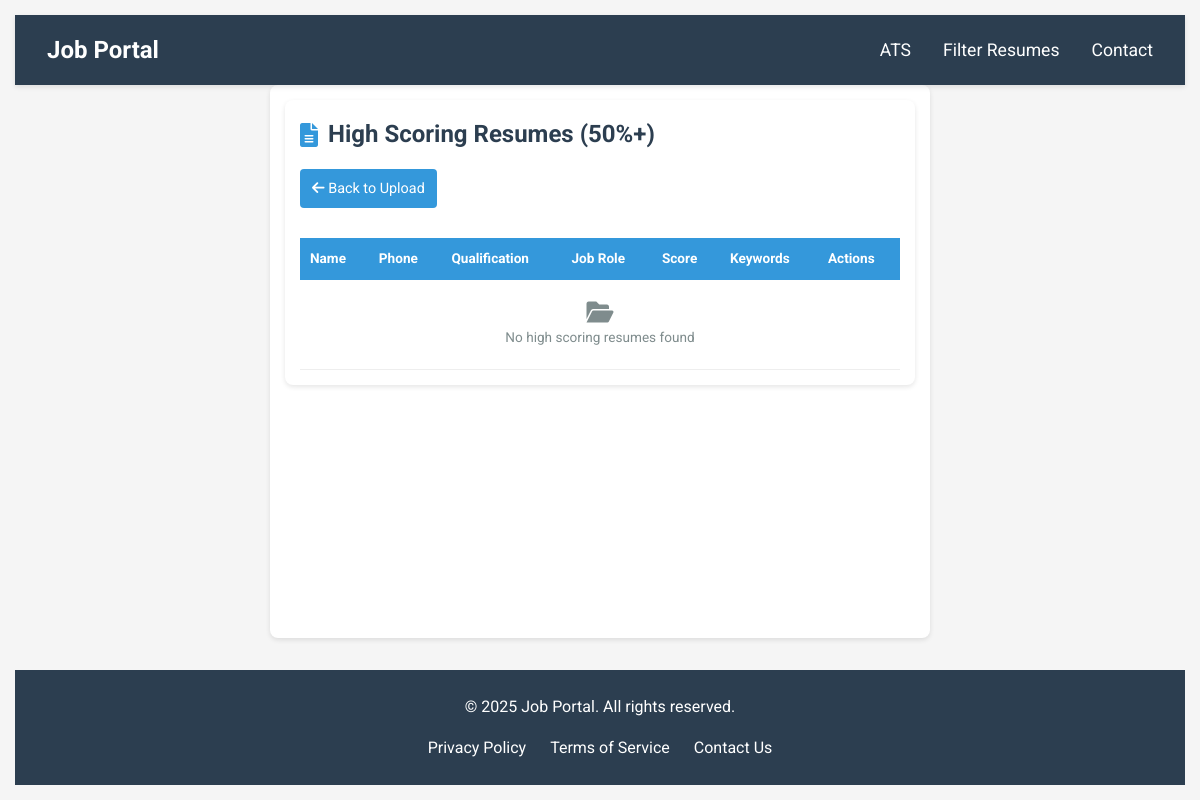
Before: /high_score_resumes/ with the older database file.
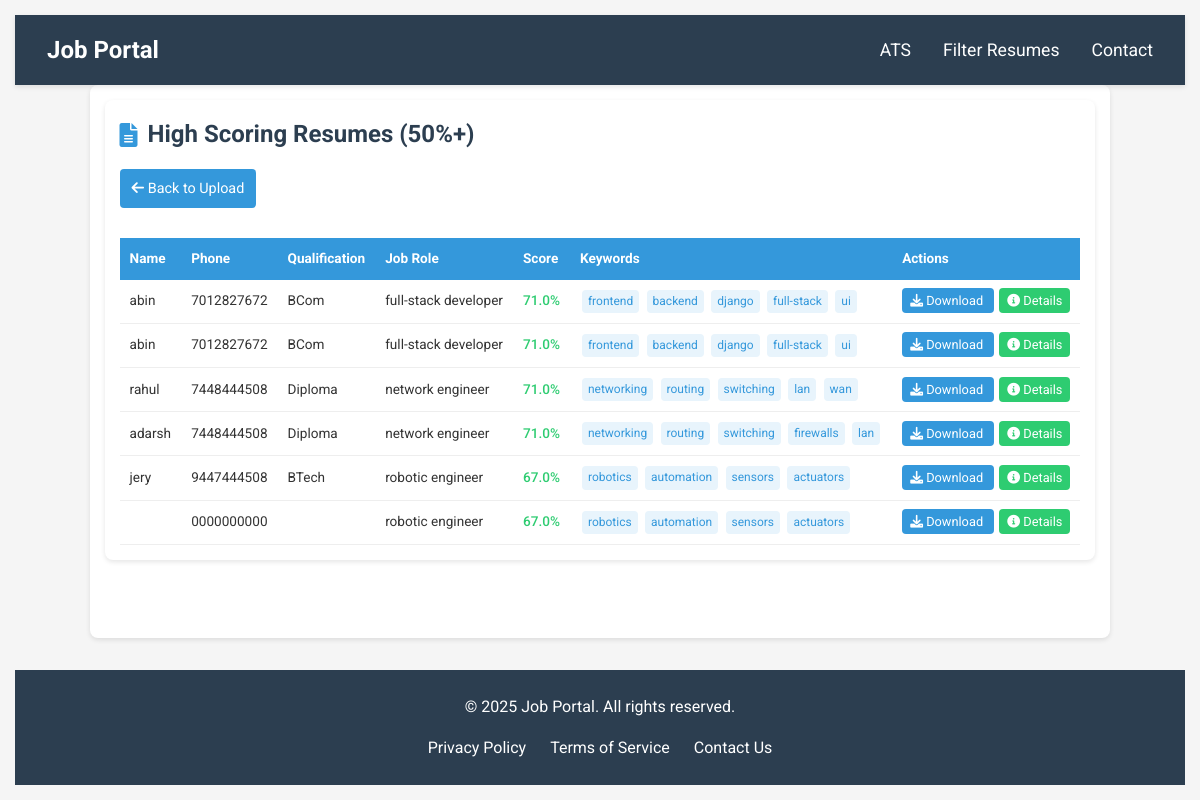
After: the same page with the newer database file.
### mainapp/models.py (models this page shows, shortened)
class Resume(models.Model):
    name = models.CharField(max_length=100)
    phone_number = models.CharField(max_length=10,default='91+00000000')
    qualification = models.CharField(choices=CATEGORY_CHOICE,max_length=15)
    file = models.FileField(upload_to='resumes/')
    uploaded_at = models.DateTimeField(auto_now_add=True)
    job_role = models.CharField(max_length=255, default='Not Specified')
    ats_score = models.FloatField(default=0)
    matched_keywords = models.TextField()
    raw_text = models.TextField(blank=True, null=True)
    def get_matched_keywords(self):
        return json.loads(self.matched_keywords)

### mainapp/views.py (the view)
# urls.py: path('high_score_resumes/', views.high_score_resumes, name='high_score_resumes'),
def high_score_resumes(request):
    high_scoring_resumes = Resume.objects.filter(ats_score__gt=50).order_by('-ats_score')
    return render(request, 'high_score_resumes.html', {'resumes': high_scoring_resumes})

### templates/high_score_resumes.html (shortened to what this page needs)
{% extends "base.html" %}
{% block extra_css %}
    <link rel="stylesheet" href="https://cdnjs.cloudflare.com/ajax/libs/font-awesome/6.0.0/css/all.min.css">
{% endblock %}
{% block content %}
    <div class="container">
        <h1><i class="fas fa-file-alt"></i> High Scoring Resumes (50%+)</h1>
        <a href="{% url 'upload_resume' %}" class="back-btn">
            <i class="fas fa-arrow-left"></i> Back to Upload
        </a>
        <div style="overflow-x: auto;">
            <table>
                <thead>
                    <tr>
                        <th>Name</th>
                        <th>Phone</th>
                        <th>Qualification</th>
                        <th>Job Role</th>
                        <th>Score</th>
                        <th>Keywords</th>
                        <th>Actions</th>
                    </tr>
                </thead>
                <tbody>
                    {% for resume in resumes %}
                    <tr>
                        <td>{{ resume.name }}</td>
                        <td>{{ resume.phone_number }}</td>
                        <td>{{ resume.qualification }}</td>
                        <td>{{ resume.job_role }}</td>
                        <td class="score">{{ resume.ats_score }}%</td>
                        <td>
                            {% for keyword in resume.get_matched_keywords %}
                                <span class="keyword">{{ keyword }}</span>
                            {% endfor %}
                        </td>
                        <td class="actions">
                            <a href="{{ resume.file.url }}" class="btn btn-download" download>
                                <i class="fas fa-download"></i> Download
                            </a>
                            <a href="{% url 'resume_detail' resume.id %}" class="btn btn-details">
                                <i class="fas fa-info-circle"></i> Details
                            </a>
                        </td>
                    </tr>
                    {% empty %}
                    <tr>
                        <td colspan="7" class="empty-message">
                            <i class="fas fa-folder-open" style="font-size:24px;"></i><br>
                            No high scoring resumes found
                        </td>
                    </tr>
                    {% endfor %}
                </tbody>
            </table>
        </div>
    </div>
{% endblock %}

### templates/base.html (shortened to what this page needs)
{% load static %}
<!DOCTYPE html>
<html lang="en">
<head>
    <link rel="stylesheet" href="{% static 'css/style.css' %}">
    {% block extra_css %}{% endblock %}
</head>
<body>
    {% include "navbar.html" %}
    <main class="container">
        {% block content %}
        {% endblock %}
    </main>
    {% include "footer.html" %}
</body>
</html>

### templates/navbar.html (shortened to what this page needs)
<nav class="navbar">
    <div class="nav-container">
        <a href="{% url 'home' %}" class="logo">Job Portal</a>
        <ul class="nav-links" id="nav-links">
            <li><a href="{% url 'upload_resume' %}">ATS</a></li>
            <li class="dropdown">
                <a href="javascript:void(0)">Filter Resumes</a>
            </li>
            <li><a href="{% url 'high_score_resumes' %}">Contact</a></li>
        </ul>
    </div>
</nav>

### templates/footer.html
<footer>
    <p>&copy; {% now "Y" %} Job Portal. All rights reserved.</p>
    <div class="footer-links">
        <a href="#">Privacy Policy</a>
        <a href="#">Terms of Service</a>
        <a href="#">Contact Us</a>
    </div>
</footer>

### static/css/style.css (style rules this page uses)
* { margin: 0; padding: 0; box-sizing: border-box; }
body { font-family: 'Arial', sans-serif; line-height: 1.6; color: #333; background-color: #f9f9f9; display: flex; flex-direction: column; min-height: 100vh; }
.navbar { background-color: #2c3e50; padding: 1rem 2rem; position: sticky; top: 0; z-index: 100; box-shadow: 0 2px 5px rgba(0, 0, 0, 0.1); }
.nav-container { display: flex; justify-content: space-between; align-items: center; max-width: 1200px; margin: 0 auto; }
.logo { color: white; text-decoration: none; font-size: 1.5rem; font-weight: bold; }
.nav-links { display: flex; list-style: none; }
.nav-links li { margin-left: 2rem; }
.nav-links a { color: white; text-decoration: none; font-size: 1.1rem; transition: color 0.3s ease; }
.dropdown { position: relative; display: inline-block; }
.container { max-width: 1200px; margin: 2rem auto; padding: 0 2rem; flex: 1; }
footer { background-color: #2c3e50; color: white; text-align: center; padding: 1.5rem; margin-top: 2rem; }
.footer-links { margin-top: 1rem; }
.footer-links a { color: white; margin: 0 10px; text-decoration: none; }

### templates/high_score_resumes.html (style rules this page uses)
body { font-family: 'Roboto', sans-serif; line-height: 1.6; margin: 0; padding: 15px; background-color: #f5f5f5; color: #333; }
.container { max-width: 100%; margin: 0 auto; background: white; padding: 15px; border-radius: 8px; box-shadow: 0 2px 5px rgba(0,0,0,0.1); overflow-x: auto; }
h1 { color: #2c3e50; margin-bottom: 15px; display: flex; align-items: center; font-size: 1.5rem; }
h1 i { margin-right: 10px; color: #3498db; }
.back-btn { display: inline-block; padding: 8px 12px; background: #3498db; color: white; text-decoration: none; border-radius: 4px; margin-bottom: 15px; font-size: 0.9rem; }
table { width: 100%; border-collapse: collapse; margin-top: 15px; min-width: 600px; }
th { background: #3498db; color: white; padding: 10px; text-align: left; font-size: 0.85rem; }
td { padding: 8px 10px; border-bottom: 1px solid #eee; font-size: 0.85rem; }
.keyword { display: inline-block; background: #e8f4fc; color: #3498db; padding: 2px 6px; border-radius: 4px; margin: 2px; font-size: 0.75rem; }
.btn { padding: 5px 8px; border-radius: 4px; text-decoration: none; font-size: 0.8rem; cursor: pointer; border: none; white-space: nowrap; }
.btn-details { background: #2ecc71; color: white; }
.btn-download { background: #3498db; color: white; margin-right: 5px; }
.score { font-weight: 500; color: #2ecc71; }

Changed rows visible on the page:
added Resume: name "abin", phone_number "7012827672", qualification "BCom", job_role "full-stack developer", ats_score "71.0", get_matched_keywords "frontend" "backend" "django" "full-stack" "ui"
added Resume: name "abin", phone_number "7012827672", qualification "BCom", job_role "full-stack developer", ats_score "71.0", get_matched_keywords "frontend" "backend" "django" "full-stack" "ui"
added Resume: name "rahul", phone_number "7448444508", qualification "Diploma", job_role "network engineer", ats_score "71.0", get_matched_keywords "networking" "routing" "switching" "lan" "wan"
added Resume: name "adarsh", phone_number "7448444508", qualification "Diploma", job_role "network engineer", ats_score "71.0", get_matched_keywords "networking" "routing" "switching" "firewalls" "lan"
added Resume: name "jery", phone_number "9447444508", qualification "BTech", job_role "robotic engineer", ats_score "67.0", get_matched_keywords "robotics" "automation" "sensors" "actuators"
added Resume: phone_number "0000000000", job_role "robotic engineer", ats_score "67.0", get_matched_keywords "robotics" "automation" "sensors" "actuators"
Other visible differences:
text no longer shown: "No high scoring resumes found"
